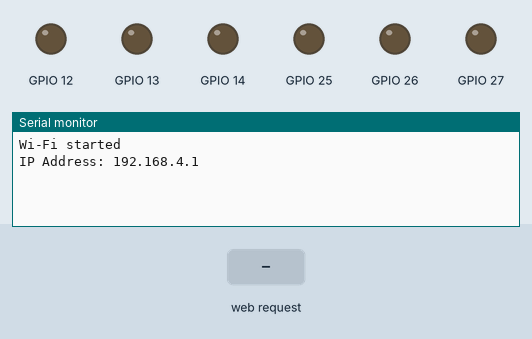
The sketch below on a simulated ESP32. Parts: output pins drawn as LEDs (lit = HIGH), the last lines printed to the serial monitor. The inputs (shaded band) are chosen by the test bench.

Above: at 1.2 s.
1.3 s: HTTP request GET /?motor= received
At 1.7 s:
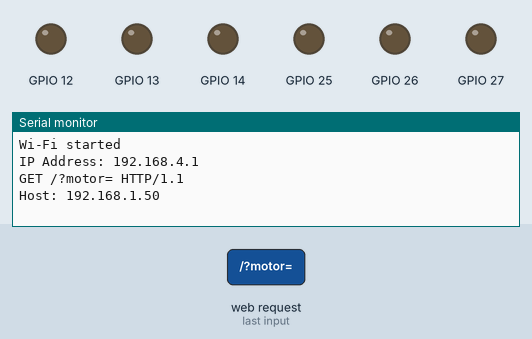
2.8 s: HTTP request GET /left received
At 4.0 s:
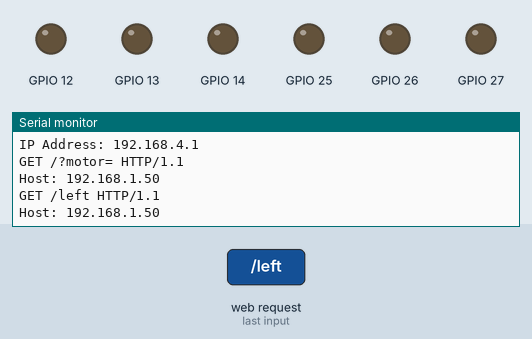
4.3 s: HTTP request GET /right received
At 5.2 s:
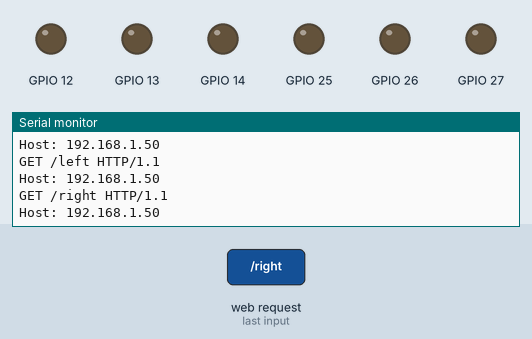

Measured:
- after the input at 1.3 s, the serial monitor: prints a new line at once (image 1)
- after the input at 2.8 s, the serial monitor: prints a new line at once (image 2)
- after the input at 4.3 s, the serial monitor: prints a new line at once (image 3)

The sketch:

car.ino
```cpp
#include <Arduino.h>
#include <WiFi.h>

#include "./motor.hpp"

// Define motors
Motor m1{12, 13, 26};
Motor m2{14, 27, 25};

// Wi-Fi credentials
const char *ssid = "ESP32-Car";
const char *password = "12345678";

// Create server
WiFiServer server(80);

#include "./web-page.hpp"

void setup()
{
  Serial.begin(115200);

  // Initialize motors
  m1.init();
  m2.init();

  // Setup Wi-Fi access point
  WiFi.softAP(ssid, password);
  Serial.println("Wi-Fi started");
  Serial.print("IP Address: ");
  Serial.println(WiFi.softAPIP());

  // Start the server
  server.begin();
}

void handleClient(WiFiClient client)
{
  String request = client.readStringUntil('\r');
  Serial.println(request);
  client.flush();

  // Serve the webpage
  if (request.indexOf("GET / ") >= 0)
  {
    client.print("HTTP/1.1 200 OK\r\nContent-Type: text/html\r\n\r\n");
    client.print(webpage);
    return;
  }

  // Process motor control
  if (request.indexOf("GET /?motor=") >= 0)
  {
    int motorIndex = request.indexOf("motor=") + 6;
    int speedIndex = request.indexOf("speed=") + 6;
    String motor = request.substring(motorIndex, request.indexOf('&', motorIndex));
    int speed = request.substring(speedIndex, request.indexOf(' ', speedIndex)).toInt();

    bool forwardOrBackward = speed > 0;
    speed = abs(speed);
    // if(speed != 0) speed = constrain(speed, 180, 1023);

    if (motor == "left")
    {
      m1.spin(forwardOrBackward, speed);
    }
    else if (motor == "right")
    {
      m2.spin(forwardOrBackward, speed);
    }

    client.print("HTTP/1.1 200 OK\r\nContent-Type: text/plain\r\n\r\nSpeed updated");
    return;
  }

  client.print("HTTP/1.1 404 Not Found\r\nContent-Type: text/plain\r\n\r\nNot Found");
}

void loop()
{
  WiFiClient client = server.available(); // Check for incoming client
  if (client)
  {
    while (client.connected() && client.available())
    {
      handleClient(client);
    }
    client.stop(); // Close the connection
  }
}
```

motor.hpp
```cpp
#pragma once

#include <Arduino.h>

struct Motor
{
    byte inp1Pin;
    byte inp2Pin;
    byte enablePin;

    void init()
    {
        pinMode(inp1Pin, OUTPUT);
        pinMode(inp2Pin, OUTPUT);
        pinMode(enablePin, OUTPUT);
        stop();
    }

    void stop()
    {
        digitalWrite(inp1Pin, LOW);
        digitalWrite(inp2Pin, LOW);
        analogWrite(enablePin, 0);
    }

    void spin(bool forward = true, unsigned int speed = 1023)
    {
        speed = constrain(speed, 0, 1023);
        digitalWrite(inp1Pin, forward ? HIGH : LOW);
        digitalWrite(inp2Pin, forward ? LOW : HIGH);
        analogWrite(enablePin, speed);
    }
};
```

web-page.hpp
```cpp
// HTML response
const char webpage[] PROGMEM = R"rawliteral(
<!DOCTYPE html>
<html>
<head>
  <title>Car Control</title>
  <style>
    body { font-family: Arial, sans-serif; text-align: center; }
    .slider { width: 300px; margin: 20px auto; }
    label { font-size: 1.2em; }
  </style>
</head>
<body>
  <h1>ESP32 Car Control</h1>
  <div class="slider">
    <label for="leftMotor">Left Motor Speed</label><br>
    <input type="range" id="leftMotor" min="-1023" max="1023" value="0" oninput="sendSpeed('left', this.value)">
  </div>
  <div class="slider">
    <label for="rightMotor">Right Motor Speed</label><br>
    <input type="range" id="rightMotor" min="-1023" max="1023" value="0" oninput="sendSpeed('right', this.value)">
  </div>
  <script>
    function sendSpeed(motor, speed) {
      fetch(`/?motor=${motor}&speed=${speed}`);
    }
  </script>
</body>
</html>
)rawliteral";
```
